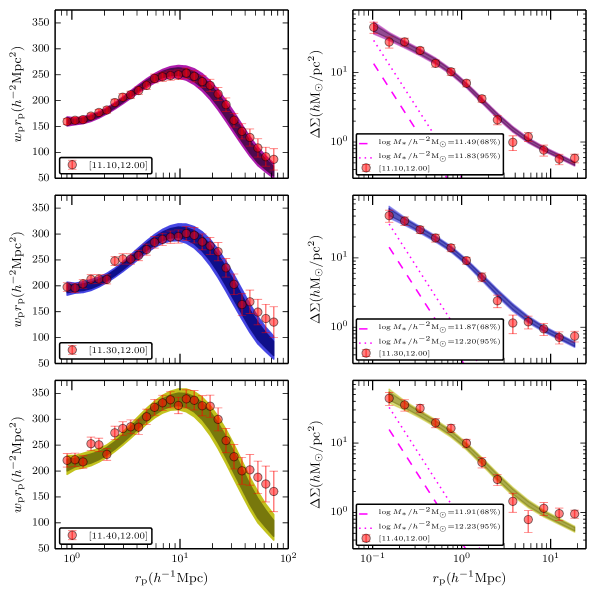
#> input picture data/more2015_boss_cmass/raw_figures/fig3.png, 596 x 596 px, found by its file name
$ python digitize_fig3.py
#> lines starting #> are read from the running program, lines starting #| are printed output that depends on the picture; after the words box and inside, x2 and y2 are one past the last pixel; in counts of white or black regions, pixels touching at a corner belong together
#> in main, img is the input picture: PIL image 596x596 RGBA; mean R, G, B, A 238.2, 233.6, 234.4, 255
"""Digitize More+2015 arXiv:1407.1856 Figure 3: wp and ESD for 3 mass-threshold samples.

Figure 3 layout (596x596 RGBA PNG):
  Left column  (wp):  cols 44-288, y = rp*wp [(h^-1 Mpc)^2] LOG scale
  Right column (ESD): cols 356-503, y = R*DeltaSigma [(h^-1 Mpc)(M_sun/pc^2)] LOG scale
  Row 0: logM*>11.10 (crimson markers)
  Row 1: logM*>11.30 (blue markers)
  Row 2: logM*>11.40 (olive/yellow markers)

Panel boundaries (from image analysis):
  Row 0: rows 10-178
  Row 1: rows 195-363
  Row 2: rows 380-548

X-axis (log scale, same for all panels):
  wp:  col_left=44,  col_right=288, rp_min=0.1, rp_max=100 Mpc/h
  ESD: col_left=356, col_right=503, R_min=0.1,  R_max=100  Mpc/h

Y-axis calibration (log scale):
  wp  panels: ticks at rp*wp = 3000, 1000, 300, 100, 30, 10 (h^-1 Mpc)^2
              panel_row_top+11 -> 3000,  panel_row_top+141 -> 10
  ESD panels: ticks at R*DeltaSigma = 100, 30, 10, 3, 1, 0.3 (h^-1 Mpc)(M_sun/pc^2)
              panel_row_top+8 -> 100,  panel_row_top+168 -> 0.3

Unit conventions in stored CSV files:
  wp:  rp_hMpc, wp_hMpc, wp_err_hMpc
       wp [h^-1 Mpc] = (rp*wp) / rp
  ESD: R_hMpc, ds_Msun_h_pc2, ds_err_Msun_h_pc2
       DeltaSigma [M_sun h / pc^2] = R*DeltaSigma / R / h
       Paper unit (M_sun/pc^2) -> code unit (M_sun h/pc^2): DIVIDE by h.
       h_more = 0.704 (WMAP7, More+2015 cosmology)

Color masks for data circles:
  Row 0 (logM>11.10): crimson  r>150, g<50, b<80
  Row 1 (logM>11.30): blue     b>180, r<120, b>r+80
  Row 2 (logM>11.40): olive    r≈g>100, b<40

Usage
-----
  cd /home/comparat/software/hod_mod
  python data/more2015_boss_cmass/digitize_fig3.py
"""

import os
import numpy as np
from PIL import Image
from scipy.ndimage import gaussian_filter1d
from scipy.signal import find_peaks
import matplotlib
matplotlib.use("Agg")
import matplotlib.pyplot as plt

IMG_PATH = "data/more2015_boss_cmass/raw_figures/fig3.png"
OUT_DIRS = {
    "logM11_12":   "data/more2015_boss_cmass/logM11_12",
    "logM11p3_12": "data/more2015_boss_cmass/logM11p3_12",
    "logM11p4_12": "data/more2015_boss_cmass/logM11p4_12",
}

# h for unit conversion: M_sun/pc^2 -> M_sun h/pc^2 requires dividing by h
H_MORE = 0.704   # WMAP7, More+2015 Table 1

# ---- Panel layout ----
PANEL_ROWS = [(10, 178), (195, 363), (380, 548)]   # (row_top, row_bottom)
WP_COLS  = (44, 288)
ESD_COLS = (356, 503)

# ---- X-axis calibration (log, 0.1..100 Mpc/h, same for wp and ESD columns) ----
def col_to_r(col, c_left, c_right, r_min=0.1, r_max=100.0):
    return 10.0 ** (np.log10(r_min) + (col - c_left) / (c_right - c_left) * np.log10(r_max / r_min))

def r_to_col(r, c_left, c_right, r_min=0.1, r_max=100.0):
    return c_left + (np.log10(r) - np.log10(r_min)) / np.log10(r_max / r_min) * (c_right - c_left)

# ---- Y-axis calibration (log scale) ----
# wp panels: panel_row_top + 11 -> rp*wp = 3000, panel_row_top + 141 -> rp*wp = 10
WP_REL_TOP    = 11
WP_REL_BOT    = 141
WP_Y_TOP      = 3000.0
WP_Y_BOT      = 10.0

def row_to_rpwp(row, panel_row_top):
    rel = row - panel_row_top
    t = (rel - WP_REL_TOP) / (WP_REL_BOT - WP_REL_TOP)
    log_y = np.log10(WP_Y_TOP) + t * (np.log10(WP_Y_BOT) - np.log10(WP_Y_TOP))
    return 10.0 ** log_y

def rpwp_to_row(rpwp, panel_row_top):
    t = (np.log10(rpwp) - np.log10(WP_Y_TOP)) / (np.log10(WP_Y_BOT) - np.log10(WP_Y_TOP))
    return panel_row_top + WP_REL_TOP + t * (WP_REL_BOT - WP_REL_TOP)

# ESD panels: panel_row_top + 8 -> R*DS = 100, panel_row_top + 168 -> R*DS = 0.3
ESD_REL_TOP   = 8
ESD_REL_BOT   = 168
ESD_Y_TOP     = 100.0
ESD_Y_BOT     = 0.3

def row_to_rds(row, panel_row_top):
    rel = row - panel_row_top
    t = (rel - ESD_REL_TOP) / (ESD_REL_BOT - ESD_REL_TOP)
    log_y = np.log10(ESD_Y_TOP) + t * (np.log10(ESD_Y_BOT) - np.log10(ESD_Y_TOP))
    return 10.0 ** log_y

def rds_to_row(rds, panel_row_top):
    t = (np.log10(rds) - np.log10(ESD_Y_TOP)) / (np.log10(ESD_Y_BOT) - np.log10(ESD_Y_TOP))
    return panel_row_top + ESD_REL_TOP + t * (ESD_REL_BOT - ESD_REL_TOP)

# ---- Color masks ----
def build_masks(arr):
    r, g, b, a = arr[:,:,0], arr[:,:,1], arr[:,:,2], arr[:,:,3]
#> a: shape (596, 596); every value is 255
    ri, gi, bi = r.astype(int), g.astype(int), b.astype(int)
#> ri: shape (596, 596) int64; 256 distinct labels, from 0 to 255
#> gi: shape (596, 596) int64; 256 distinct labels, from 0 to 255
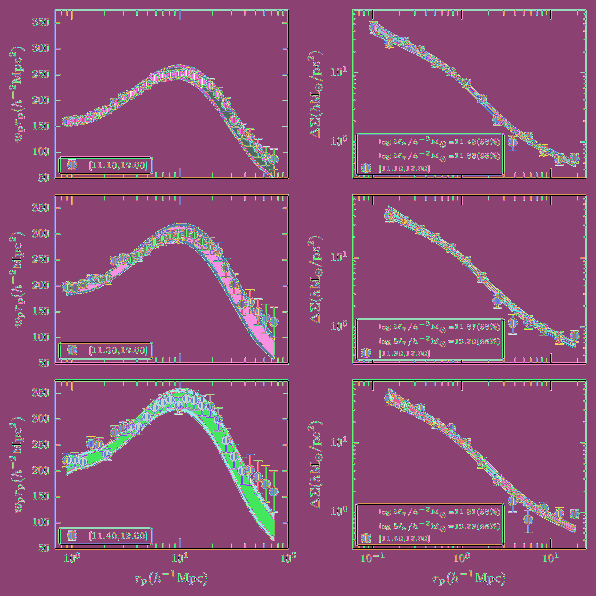
#> bi: shape (596, 596) int64; 256 distinct labels, from 0 to 255; one colour per label, 0 black
    masks = [
        (r > 150) & (g < 50) & (b < 80) & (a > 180),               # Row 0 crimson
        (b > 160) & (r < 150) & (bi > ri + 50) & (a > 180),         # Row 1 blue (relaxed)
        (r > 100) & (g > 100) & (bi < ri - 40) & (abs(ri - gi) < 45) & (a > 180),  # Row 2 olive
    ]
    return masks


def extract_column_points(mask_2d, row_top, row_bot, col_left, col_right,
                           col_to_x, row_to_y, y_from_row,
                           min_height=5, x_distance=10, strip_half=4):
    """Extract (x, y, y_err) data points from a color mask in a panel region."""
    sub = mask_2d[row_top:row_bot, col_left:col_right]
    prof_x = sub.sum(axis=0)
    prof_x_sm = gaussian_filter1d(prof_x.astype(float), sigma=1.5)
    x_peaks, _ = find_peaks(prof_x_sm, height=min_height, distance=x_distance)

    points = []
    for xi_rel in x_peaks:
        col_abs = xi_rel + col_left
        x_val = col_to_x(col_abs)

        # Vertical centroid in ±strip_half pixel strip
        strip = sub[:, max(0, xi_rel - strip_half): xi_rel + strip_half + 1]
        row_prof = strip.sum(axis=1)
        ypks, _ = find_peaks(row_prof, height=2, distance=5)
        if len(ypks) == 0:
            ypks = [np.argmax(row_prof)]
        row_rel = ypks[np.argmax(row_prof[ypks])]
        row_abs = row_rel + row_top
        y_center = row_to_y(row_abs)

        # Error: vertical extent of colored pixels
        rows_on = np.where(row_prof > 0)[0]
        if len(rows_on) >= 2:
            y_top = y_from_row(rows_on[0]  + row_top)
            y_bot = y_from_row(rows_on[-1] + row_top)
            y_err = abs(y_top - y_bot) / 2.0
        else:
            y_err = abs(y_center) * 0.15

        points.append((x_val, y_center, y_err))
    return points


def make_overlay_figure(img_arr, all_wp, all_esd, out_path):
    """Overlay extracted data points on the original figure in pixel coordinates."""
    fig, ax = plt.subplots(figsize=(img_arr.shape[1]/72, img_arr.shape[0]/72), dpi=150)
    ax.imshow(img_arr, origin="upper", aspect="auto")

    colors = ["crimson", "dodgerblue", "olive"]
    mass_labels = [r"$\log M_*>11.1$", r"$\log M_*>11.3$", r"$\log M_*>11.4$"]

    for pi, ((wp_pts, esd_pts), r_top) in enumerate(zip(zip(all_wp, all_esd), [p[0] for p in PANEL_ROWS])):
        col = colors[pi]

        # WP points
        for (rp, wp, wp_err) in wp_pts:
            rpwp = rp * wp
            col_px = r_to_col(rp, WP_COLS[0], WP_COLS[1])
            row_cen = rpwp_to_row(rpwp, r_top)
            rpwp_hi = rpwp + rp * wp_err
            rpwp_lo = max(rpwp - rp * wp_err, 1.0)
            row_hi  = rpwp_to_row(rpwp_hi, r_top)
            row_lo  = rpwp_to_row(rpwp_lo, r_top)
            ax.plot(col_px, row_cen, "o", ms=4, color=col, mec="k", mew=0.3, zorder=10)
            ax.plot([col_px, col_px], [row_hi, row_lo], "-", lw=0.8, color=col, zorder=9)

        # ESD points
        for (R, ds, ds_err) in esd_pts:
            rds = R * ds * H_MORE   # back to paper units: M_sun/pc^2 -> multiply by H_MORE
            col_px = r_to_col(R, ESD_COLS[0], ESD_COLS[1])
            row_cen = rds_to_row(rds, r_top)
            rds_hi  = max(rds + R * ds_err * H_MORE, 0.31)
            rds_lo  = max(rds - R * ds_err * H_MORE, 0.31)
            row_hi  = rds_to_row(rds_hi, r_top)
            row_lo  = rds_to_row(rds_lo, r_top)
            ax.plot(col_px, row_cen, "s", ms=4, color=col, mec="k", mew=0.3, zorder=10)
            ax.plot([col_px, col_px], [row_hi, row_lo], "-", lw=0.8, color=col, zorder=9)

    ax.set_xlim(0, img_arr.shape[1])
    ax.set_ylim(img_arr.shape[0], 0)
    ax.axis("off")
    plt.tight_layout(pad=0)
    plt.savefig(out_path, dpi=150, bbox_inches="tight")
    plt.close()
    print(f"  Overlay -> {out_path}")


def make_standalone_figure(all_wp, all_esd, out_path):
    """Recreate paper-style figure with extracted data in data coordinates."""
    colors = ["crimson", "dodgerblue", "olive"]
    mass_labels = [r"$\log M_*>11.1$", r"$\log M_*>11.3$", r"$\log M_*>11.4$"]

    fig, axes = plt.subplots(2, 3, figsize=(13, 8))
    fig.subplots_adjust(hspace=0.35, wspace=0.35)

    for pi, ((wp_pts, esd_pts), col, lbl) in enumerate(zip(zip(all_wp, all_esd), colors, mass_labels)):
        ax_wp  = axes[0, pi]
        ax_esd = axes[1, pi]

        if wp_pts:
            rp_arr    = np.array([p[0] for p in wp_pts])
            wp_arr    = np.array([p[1] for p in wp_pts])
            wp_err    = np.array([p[2] for p in wp_pts])
            ax_wp.errorbar(rp_arr, rp_arr * wp_arr, rp_arr * wp_err,
                           fmt="o", color=col, capsize=3, label=lbl)
            ax_wp.set_xscale("log"); ax_wp.set_yscale("log")
            ax_wp.set_xlim(0.08, 120); ax_wp.set_ylim(8, 4000)
            ax_wp.set_xlabel(r"$r_p$ [h$^{-1}$ Mpc]")
            ax_wp.set_ylabel(r"$r_p w_p$ [(h$^{-1}$ Mpc)$^2$]")
            ax_wp.set_title(lbl); ax_wp.legend(fontsize=7)

        if esd_pts:
            R_arr  = np.array([p[0] for p in esd_pts])
            ds_arr = np.array([p[1] for p in esd_pts])   # M_sun h / pc^2
            de_arr = np.array([p[2] for p in esd_pts])
            # plot in paper units (M_sun/pc^2) so it looks like the paper
            ds_paper = ds_arr * H_MORE
            de_paper = de_arr * H_MORE
            ax_esd.errorbar(R_arr, R_arr * ds_paper, R_arr * de_paper,
                            fmt="s", color=col, capsize=3)
            ax_esd.set_xscale("log"); ax_esd.set_yscale("log")
            ax_esd.set_xlim(0.08, 120); ax_esd.set_ylim(0.25, 120)
            ax_esd.set_xlabel(r"$R$ [h$^{-1}$ Mpc]")
            ax_esd.set_ylabel(r"$R\,\Delta\Sigma$ [(h$^{-1}$ Mpc)(M$_\odot$ pc$^{-2}$)]")
            ax_esd.set_title(lbl)

    plt.suptitle("More+2015 Fig 3 — digitized (ESD in paper M$_\\odot$ pc$^{-2}$ units)", fontsize=11)
    plt.savefig(out_path, bbox_inches="tight")
    plt.close()
    print(f"  Standalone -> {out_path}")


def main():
    img = Image.open(IMG_PATH).convert("RGBA")
    arr = np.array(img)
    masks = build_masks(arr)
#> masks = 3 items

    mass_labels = ["logM11_12",   "logM11p3_12", "logM11p4_12"]
    mass_mins   = [11.10,          11.30,          11.40]
    colors_plot = ["crimson",      "dodgerblue",   "olive"]

    all_wp_pts  = []
    all_esd_pts = []

    for p_idx, (mass_label, log_mstar_min) in enumerate(zip(mass_labels, mass_mins)):
        mask = masks[p_idx]
        r_top, r_bot = PANEL_ROWS[p_idx]

        # ---- WP extraction ----
        wp_pts = extract_column_points(
            mask, r_top, r_bot, WP_COLS[0], WP_COLS[1],
            col_to_x=lambda c: col_to_r(c, WP_COLS[0], WP_COLS[1]),
            row_to_y=lambda row: row_to_rpwp(row, r_top) / col_to_r(
                int(r_to_col(col_to_r(WP_COLS[0], WP_COLS[0], WP_COLS[1]), WP_COLS[0], WP_COLS[1])),
                WP_COLS[0], WP_COLS[1]),   # placeholder; we compute wp below
            y_from_row=lambda row: row_to_rpwp(row, r_top),
            min_height=5, x_distance=10
        )
        # Recompute properly: extract (rp, rpwp_center, rpwp_err) then divide by rp
        sub_wp = mask[r_top:r_bot, WP_COLS[0]:WP_COLS[1]]
        prof_x = sub_wp.sum(axis=0)
        prof_x_sm = gaussian_filter1d(prof_x.astype(float), sigma=1.5)
        px_rel, _ = find_peaks(prof_x_sm, height=5, distance=10)

        wp_result = []
        for xi_rel in px_rel:
            col_abs = xi_rel + WP_COLS[0]
            rp = col_to_r(col_abs, WP_COLS[0], WP_COLS[1])
            strip = sub_wp[:, max(0, xi_rel - 4): xi_rel + 5]
            row_prof = strip.sum(axis=1)
            ypks, _ = find_peaks(row_prof, height=2, distance=5)
            if len(ypks) == 0:
                ypks = [np.argmax(row_prof)]
            row_rel  = ypks[np.argmax(row_prof[ypks])]
            row_abs  = row_rel + r_top
            rpwp     = row_to_rpwp(row_abs, r_top)
            wp       = rpwp / rp
            rows_on  = np.where(row_prof > 0)[0]
            if len(rows_on) >= 2:
                rpwp_hi = row_to_rpwp(rows_on[0]  + r_top, r_top)
                rpwp_lo = row_to_rpwp(rows_on[-1] + r_top, r_top)
                wp_err  = abs(rpwp_hi - rpwp_lo) / 2.0 / rp
            else:
                wp_err = wp * 0.15
            wp_result.append((rp, wp, wp_err))
        all_wp_pts.append(wp_result)

        # ---- ESD extraction ----
        sub_esd = mask[r_top:r_bot, ESD_COLS[0]:ESD_COLS[1]]
        prof_ex = sub_esd.sum(axis=0)
        prof_ex_sm = gaussian_filter1d(prof_ex.astype(float), sigma=1.5)
        ex_rel, _ = find_peaks(prof_ex_sm, height=3, distance=8)

        esd_result = []
        for xi_rel in ex_rel:
            col_abs = xi_rel + ESD_COLS[0]
            R = col_to_r(col_abs, ESD_COLS[0], ESD_COLS[1])
            strip = sub_esd[:, max(0, xi_rel - 4): xi_rel + 5]
            row_prof = strip.sum(axis=1)
            ypks, _ = find_peaks(row_prof, height=2, distance=5)
            if len(ypks) == 0:
                ypks = [np.argmax(row_prof)]
            row_rel  = ypks[np.argmax(row_prof[ypks])]
            row_abs  = row_rel + r_top
            RdS      = row_to_rds(row_abs, r_top)     # (h^-1 Mpc)(M_sun/pc^2)
            ds_paper = RdS / R if R > 0 else 0.0       # M_sun/pc^2
            ds_code  = ds_paper / H_MORE               # M_sun h / pc^2

            rows_on  = np.where(row_prof > 0)[0]
            if len(rows_on) >= 2:
                RdS_hi   = row_to_rds(rows_on[0]  + r_top, r_top)
                RdS_lo   = row_to_rds(rows_on[-1] + r_top, r_top)
                ds_err   = abs(RdS_hi - RdS_lo) / 2.0 / R / H_MORE
            else:
                ds_err = ds_code * 0.15
            esd_result.append((R, ds_code, ds_err))
        all_esd_pts.append(esd_result)

        # ---- Save CSVs ----
        out_dir = OUT_DIRS[mass_label]
        os.makedirs(out_dir, exist_ok=True)

        rp_arr     = np.array([p[0] for p in wp_result])
        wp_arr     = np.array([p[1] for p in wp_result])
        wp_err_arr = np.array([p[2] for p in wp_result])
        wp_out = os.path.join(out_dir, f"wp_{mass_label}.csv")
        header_wp = (
            f"More+2015 Fig3 panel {p_idx}: logM*>{log_mstar_min} mass-threshold sample\n"
            f"Digitized from fig3.png ({['crimson','blue','olive'][p_idx]} markers)\n"
            f"wp y-axis: log scale {WP_Y_TOP}-{WP_Y_BOT} (h^-1 Mpc)^2, "
            f"ticks at rel rows {WP_REL_TOP}..{WP_REL_BOT}\n"
            f"rp_hMpc,wp_hMpc,wp_err_hMpc"
        )
        np.savetxt(wp_out, np.column_stack([rp_arr, wp_arr, wp_err_arr]),
                   header=header_wp, delimiter=",", fmt="%.6f", comments="")
        print(f"Wrote {wp_out} ({len(rp_arr)} wp bins)")

        if esd_result:
            R_arr      = np.array([p[0] for p in esd_result])
            ds_arr     = np.array([p[1] for p in esd_result])
            ds_err_arr = np.array([p[2] for p in esd_result])
            ds_out = os.path.join(out_dir, f"ds_{mass_label}.csv")
            header_ds = (
                f"More+2015 Fig3 panel {p_idx}: logM*>{log_mstar_min} ESD\n"
                f"Digitized from fig3.png. Unit conversion: paper M_sun/pc^2 / h={H_MORE} -> M_sun h/pc^2\n"
                f"ESD y-axis: log scale {ESD_Y_TOP}-{ESD_Y_BOT} (h^-1 Mpc)(M_sun/pc^2), "
                f"ticks at rel rows {ESD_REL_TOP}..{ESD_REL_BOT}\n"
                f"R_hMpc,ds_Msun_h_pc2,ds_err_Msun_h_pc2"
            )
            np.savetxt(ds_out, np.column_stack([R_arr, ds_arr, ds_err_arr]),
                       header=header_ds, delimiter=",", fmt="%.6f", comments="")
            print(f"Wrote {ds_out} ({len(R_arr)} ESD bins)")
#> this loop made 3 passes
#> (px_rel, ex_rel) on passes 1 to 3: ([30, 47, 63, 86, 102, 118, 142, 158, 173, 189, 205, 221], [18, 48, 63, 80, 94, 109, 124, 142]), ([146, 161, 178, 196, 208, 218], [40, 56, 71, 87, 101, 118, 135]), ([26, 47, 74, 98, 115, 131, 146, 162, 177, 193, 209], [40, 56, 70, 87, 101, 118, 133])
#> pass 1, in main, `mask = masks[p_idx]`:
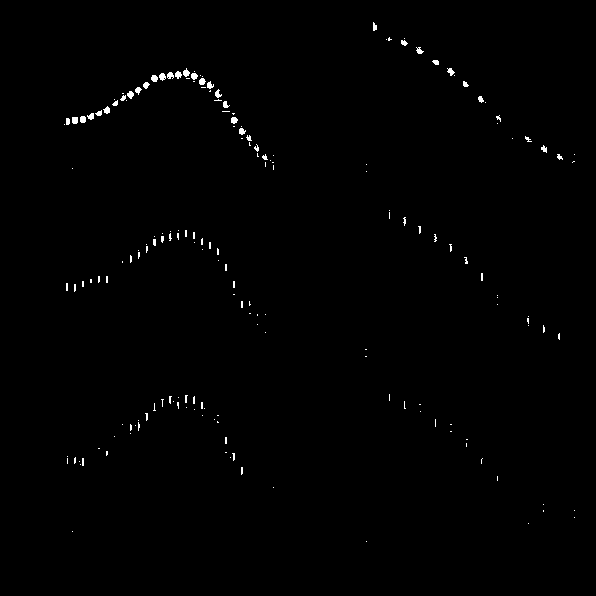
#> mask: shape (596, 596) bool; 0.56% white; 185 white regions (148 under 20 px), largest, box (x1, y1, x2, y2) and area: (72, 117, 78, 124) 40, (183, 68, 190, 77) 39, (159, 73, 166, 81) 39
#> pass 1, in extract_column_points, `sub = mask_2d[row_top:row_bot, col_left:col_right]`:
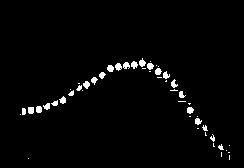
#> sub: shape (168, 244) bool; 2.3% white; 51 white regions (25 under 20 px), largest, box (x1, y1, x2, y2) and area: (28, 107, 34, 114) 40, (139, 58, 146, 67) 39, (115, 63, 122, 71) 39
#> pass 1, in main, `sub_esd = mask[r_top:r_bot, ESD_COLS[0]:ESD_COLS[1]]`:
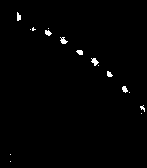
#> sub_esd: shape (168, 147) bool; 0.96% white; 16 white regions (9 under 20 px), largest, box (x1, y1, x2, y2) and area: (91, 58, 99, 66) 36, (60, 37, 68, 44) 33, (45, 30, 52, 36) 28
#> after the loop:
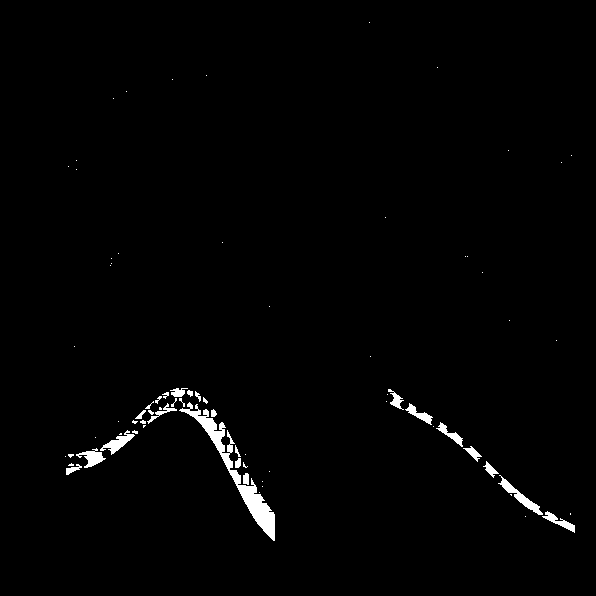
#> mask: shape (596, 596) bool; 1.3% white; 76 white regions (53 under 20 px), largest, box (x1, y1, x2, y2) and area: (179, 402, 275, 541) 1953, (498, 475, 543, 515) 374, (100, 430, 135, 455) 299
#> after the loop, all_esd_pts = 3 items; all_wp_pts = 3 items

    # ---- Overlay figure on original image ----
    ov_path = "data/more2015_boss_cmass/raw_figures/fig3_overlay.png"
    make_overlay_figure(arr, all_wp_pts, all_esd_pts, ov_path)
#> the loop in make_overlay_figure, `for pi, ((wp_pts, esd_pts), r_top) in enumerate(zip(zip(all_wp, all_es..` made 3 passes
#> (r_top, col) on passes 1 to 3: (10, 'crimson'), (195, 'dodgerblue'), (380, 'olive')
#> in make_overlay_figure, `plt.savefig(out_path, dpi=150, bbox_inches="tight")`:
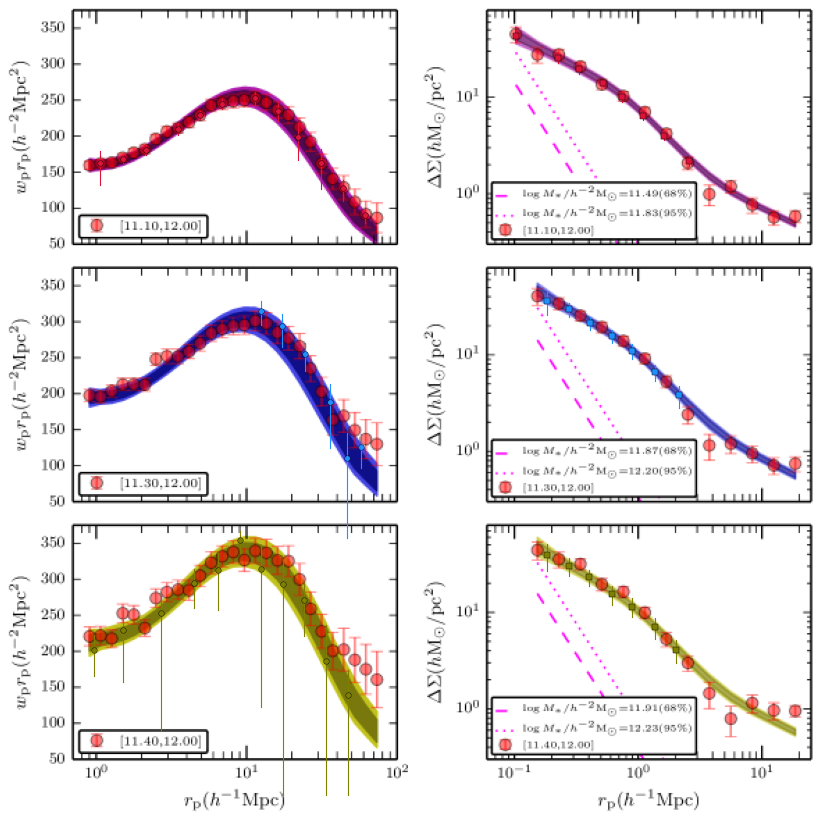
#> figure drawn by matplotlib, 1 panel

    # ---- Standalone extracted-data figure ----
    standalone_path = "data/more2015_boss_cmass/raw_figures/fig3_extracted.pdf"
    make_standalone_figure(all_wp_pts, all_esd_pts, standalone_path)
#> the loop in make_standalone_figure, `for pi, ((wp_pts, esd_pts), col, lbl) in enumerate(zip(zip(all_wp, all..` made 3 passes
#> (col, lbl, rp_arr, wp_arr, wp_err, R_arr, ds_arr, de_arr) on pass 2: ('dodgerblue', '$\\log M_*>11.3$', [6.24, 9.54, 15.44, 25.69, 36.09, 47.9], [208.9, 84.33, 21.67, 2.8, 0.345, 0.369], [75.96, 40.69, 9.09, 2.15, 0.41, 0.178], [0.655, 1.39, 2.81, 5.96, 11.51, 25.6, 56.9], [125.8, 47.69, 16.39, 5.57, 1.94, 0.505, 0.123], [37.97, 8.39, 2.74, 0.981, 0.382, 0.103, 0.0332])
#> (col, lbl, R_arr, ds_arr, de_arr, ds_paper, de_paper) on passes 1, 3: ('crimson', '$\\log M_*>11.1$', [0.233, 0.954, 1.93, 4.29, 8.29, 16.77, 33.93, 79.06], [439.7, 60.07, 22.2, 6.95, 2.5, 0.744, 0.221, 0.0494], [66.45, 8.08, 2.51, 0.487, 0.313, 0.0714, 0.0241, 0.00669], [309.6, 42.29, 15.63, 4.89, 1.76, 0.524, 0.156, 0.0348], [46.78, 5.69, 1.77, 0.343, 0.22, 0.0503, 0.017, 0.00471]), ('olive', '$\\log M_*>11.4$', [0.655, 1.39, 2.68, 5.96, 11.51, 25.6, 51.79], [135.2, 47.69, 18.47, 5.38, 2.01, 0.524, 0.145], [44.78, 11.16, 3.91, 1.3, 0.497, 0.142, 0.0427], [95.21, 33.57, 13.01, 3.78, 1.41, 0.369, 0.102], [31.52, 7.85, 2.75, 0.918, 0.35, 0.0999, 0.03])
#> in make_standalone_figure, `plt.savefig(out_path, bbox_inches="tight")`:
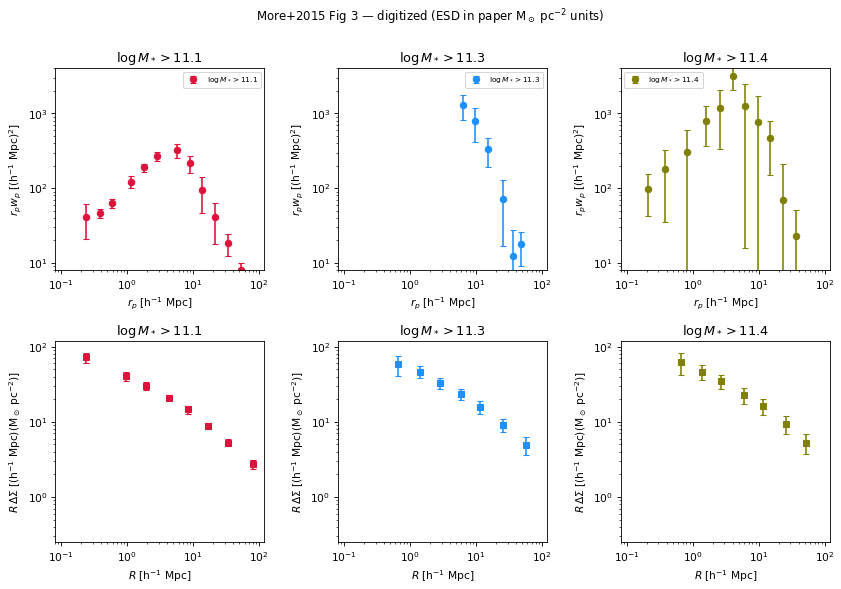
#> figure drawn by matplotlib, 6 panels; panel 1: curve peaks at x = 5.57, y = 320.1; panel 1: curve peaks at x = 5.57, y = 252.4; panel 1: curve peaks at x = 5.57, y = 387.9; panel 3: curve peaks at x = 4.08, y = 3134.6


if __name__ == "__main__":
    main()
